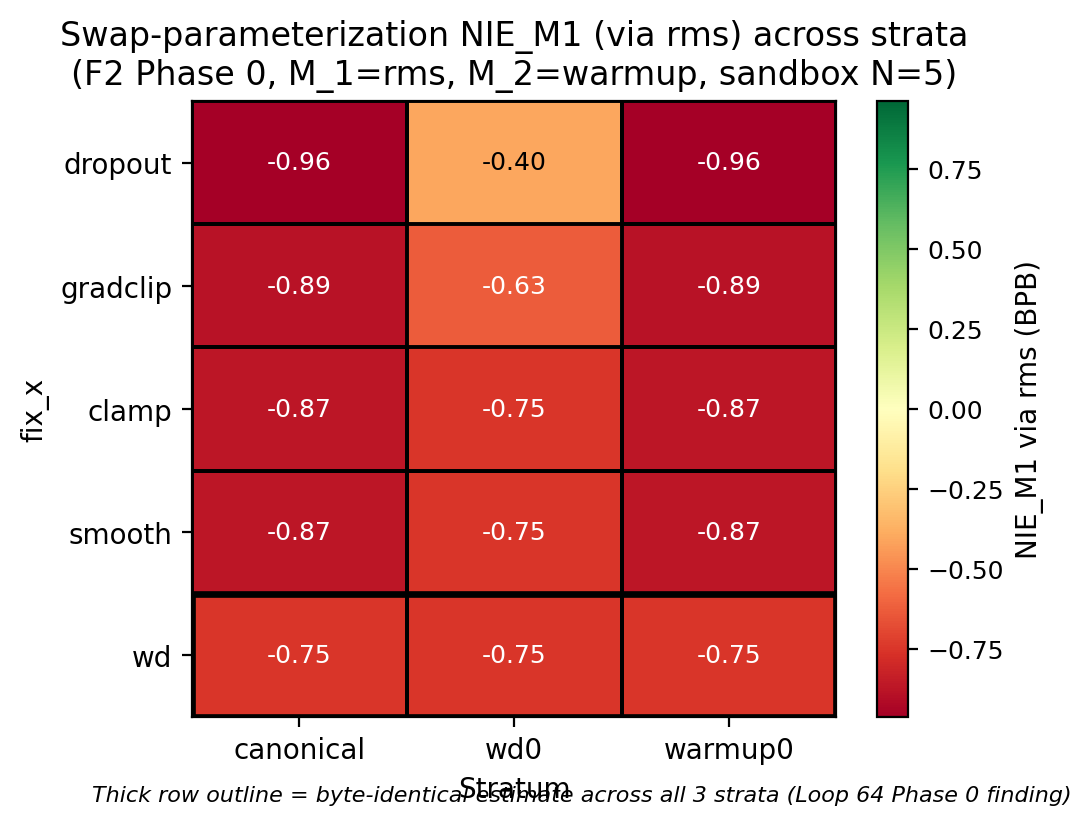

Python code for this plot:
#!/usr/bin/env python3
"""Figure 5 — Swap-parameterization NIE_M1-via-rms across three strata.

Visualizes the Loop 64 Phase 0 cross-stratum picture: for each
non-mediator fix X, the NIE_M1 estimate (i.e., the part of X's effect
mediated through rms) under the swap parameterization
(M_1 = rms, M_2 = warmup), computed at three strata
(canonical, wd0, warmup0).

The headline secondary finding is the wd row: byte-identical −0.751
[−1.325, −0.177] across all three strata. This figure makes that
invariance pattern visually obvious next to the variable estimates
for the other fixes.

Input: data/loop49_swap/3stratum_swap.csv → JSONL (one record per
(fix_x, pse_name) pair). Filters to pse_name = NIE_M1.

Use:
  target/release/f2_to_jsonl data/loop49_swap/3stratum_swap.csv \\
      --out /tmp/3strat_swap.jsonl
  python3 papers/figures/fig5_swap_nie_m1_heatmap.py \\
      --input /tmp/3strat_swap.jsonl
"""

import math
import sys
from pathlib import Path

sys.path.insert(0, str(Path(__file__).resolve().parent))
import matplotlib.pyplot as plt
import numpy as np
from fig_template import (
    STRATA_LABELS,
    is_real,
    load_jsonl,
    parse_args_with_io,
    safe_float,
    save_figure,
)


def main():
    args = parse_args_with_io(
        default_input="/tmp/3strat_swap.jsonl",
        default_out="papers/figures/fig5_swap_nie_m1_heatmap.png",
    )

    records = list(load_jsonl(args.input))
    if not records:
        raise SystemExit(f"# ERROR: no records in {args.input}")

    # Filter to NIE_M1 rows.
    nie_m1_records = [r for r in records if r.get("pse_name") == "NIE_M1"]
    if not nie_m1_records:
        raise SystemExit(f"# ERROR: no NIE_M1 records in {args.input}")

    # Fix-x order = the order in which they appear in the CSV.
    fix_xs = []
    for r in nie_m1_records:
        fx = r.get("fix_x")
        if fx not in fix_xs:
            fix_xs.append(fx)

    n_rows = len(fix_xs)
    n_cols = len(STRATA_LABELS)
    estimates = np.full((n_rows, n_cols), np.nan)
    ci_lo = np.full((n_rows, n_cols), np.nan)
    ci_hi = np.full((n_rows, n_cols), np.nan)

    fix_x_idx = {fx: i for i, fx in enumerate(fix_xs)}
    for rec in nie_m1_records:
        i = fix_x_idx[rec["fix_x"]]
        for j, stratum in enumerate(STRATA_LABELS):
            est = safe_float(rec.get(f"estimate_{stratum}"))
            lo = safe_float(rec.get(f"ci95_lo_{stratum}"))
            hi = safe_float(rec.get(f"ci95_hi_{stratum}"))
            estimates[i, j] = est
            ci_lo[i, j] = lo
            ci_hi[i, j] = hi

    # Symmetric color scale around zero. Filter to nonzero estimates for vmax
    # so the lots of structural zeros (mediator-pinned rows) don't compress
    # the scale.
    nonzero = estimates[~np.isnan(estimates) & (np.abs(estimates) > 1e-9)]
    vmax = float(np.max(np.abs(nonzero))) if len(nonzero) else 1.0
    if not math.isfinite(vmax) or vmax == 0:
        vmax = 1.0

    fig, ax = plt.subplots(figsize=(5.2, 4.0))
    im = ax.imshow(estimates, cmap="RdYlGn", vmin=-vmax, vmax=vmax, aspect="auto")
    cbar = fig.colorbar(im, ax=ax, label="NIE_M1 via rms (BPB)")
    cbar.ax.tick_params(labelsize=9)

    ax.set_xticks(np.arange(n_cols))
    ax.set_xticklabels(STRATA_LABELS)
    ax.set_yticks(np.arange(n_rows))
    ax.set_yticklabels(fix_xs)
    ax.set_title(
        "Swap-parameterization NIE_M1 (via rms) across strata\n"
        "(F2 Phase 0, M_1=rms, M_2=warmup, sandbox N=5)"
    )

    # Detect byte-identical-across-all-strata rows.
    for i in range(n_rows):
        row = estimates[i, :]
        if not np.all(np.isfinite(row)):
            continue
        # All three values byte-identical (within float epsilon).
        if np.max(row) - np.min(row) < 1e-6 and np.max(np.abs(row)) > 1e-6:
            # Highlight the row with a left-side bracket.
            ax.add_patch(
                plt.Rectangle(
                    (-0.5, i - 0.5), n_cols, 1,
                    fill=False, edgecolor="black", linewidth=2.4,
                )
            )

    for i in range(n_rows):
        for j in range(n_cols):
            est = estimates[i, j]
            if not is_real(est):
                continue
            # Bold border if CI excludes zero.
            lo, hi = ci_lo[i, j], ci_hi[i, j]
            sig = is_real(lo) and is_real(hi) and (
                (lo > 0 and hi > 0) or (lo < 0 and hi < 0)
            )
            if sig:
                ax.add_patch(
                    plt.Rectangle(
                        (j - 0.5, i - 0.5), 1, 1,
                        fill=False, edgecolor="black", linewidth=1.4,
                    )
                )
            # Numeric annotation.
            txt = f"{est:+.2f}"
            color = "white" if abs(est) > 0.6 * vmax else "black"
            ax.text(j, i, txt, ha="center", va="center", fontsize=9, color=color)

    ax.set_xlabel("Stratum")
    ax.set_ylabel("fix_x")
    plt.figtext(
        0.5, 0.005,
        "Thick row outline = byte-identical estimate across all 3 strata "
        "(Loop 64 Phase 0 finding)",
        ha="center", fontsize=8, style="italic",
    )

    save_figure(fig, args.out)


if __name__ == "__main__":
    main()
